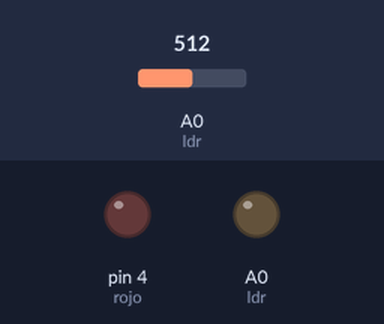
The sketch below on a simulated Arduino Uno, built with avr-gcc and run on an emulated ATmega328P. Shown: output pins drawn as LEDs (lit = HIGH). The test bench sets the inputs (shaded band); at power-on: A0 (ldr) = 512. What the sketch prints to the serial monitor is not drawn.

Above: at 0.15 s.
Timing chart, 0 to 1.8 s (numbered marks = the images above):
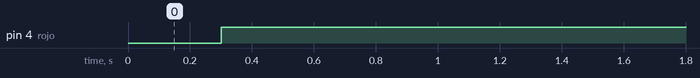

The sketch:

ej8_luminosidad.ino
```cpp
#define ldr A0
#define rojo 4
#define azul 5
#define verde 6

void setup()
{
  Serial.begin(9600);
  pinMode(ldr, OUTPUT);
  pinMode(rojo, OUTPUT);
}

void loop()
{
  int brillo = analogRead(ldr);
  Serial.println(brillo);
  delay(300);
  if (brillo > 90){
    analogWrite(rojo,255);
    delay(100);
  }
  else if (brillo > 70){
    analogWrite(rojo,170);
    delay(100);
  }
  else if (brillo > 40){
    analogWrite(rojo,100);
    delay(100);
  }
  else if (brillo > 20){
    analogWrite(rojo,50);
    delay(100);
  }
  else {
    analogWrite(rojo, LOW);
  }
}
```

Measured:
- by itself, pin 4 (rojo): LOW → HIGH at 0.30 s
